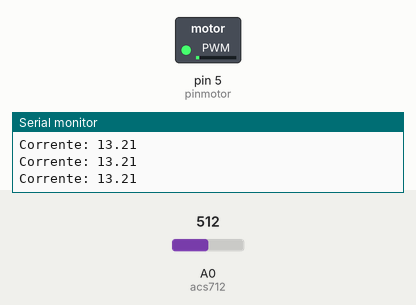
The sketch below on a simulated Arduino Uno, built with avr-gcc and run on an emulated ATmega328P. Shown: switched loads named in the sketch (green lamp = pin HIGH), the last lines printed to the serial monitor. The inputs (shaded band) are chosen by the test bench; at power-on: A0 (acs712) = 512. Storage starts empty.

Above: at 1.2 s.
1.3 s: A0 (acs712) set to 530
At 3.89 s:
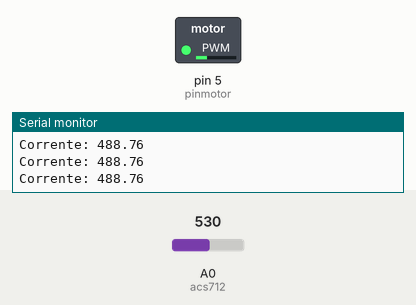
At 14.2 s:
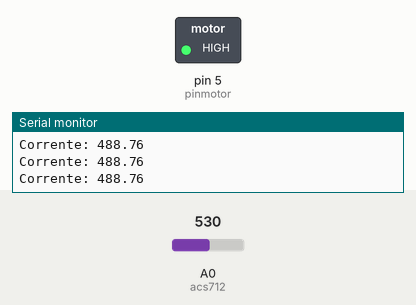
Timing chart, 0 to 14.8 s (numbered marks = the images above; inputs shaded):
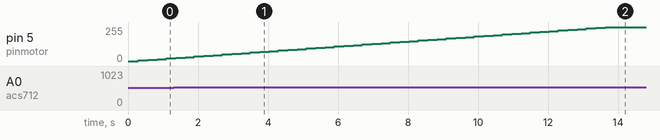

The sketch:

TelemMatrizVelocNovamA.ino
```cpp
#include <ACS712.h>
#include <SD.h>
#include <SPI.h>
#include "DHT.h"

#define acs712 A0

#define CS_pin 10 //Definição do pino de entrada do MicroSD Card Adapter

#define pinmotor 5 //Definição do pino do motor
#define maxvelocidade 255 //Definição da velocidade maxima
#define vel 0 //Definição da velocidade mínima
#define saltosdavelocidade 5


float velocidade = 0;
int i;

int valor =0;
const int sensorValue =A0;
float Tempo=00;

float voltagem = 0.0; //Criação da variável voltagem global
float corrente = 0.0; //Criação da variável corrente global
float potencia = 0.0; //Criação da variável potencia global
float tensaoDC = 7.2; //Criação da variável tensao global
float adc =0;

 //Criação das variàveis para medir o tempo percorrido

File sd_file; //Criação de uma variável sd_file

void setup() {
  Serial.begin(9600);  //Inicizalização do módulo serial

  pinMode(acs712, INPUT);

  pinMode(pinmotor, OUTPUT); //Identificação do pino digital do motor como OUTPUT

  if (SD.begin(10)) { //Verificação da inicialização correta do SD
    Serial.println("SD card is initialized. Ready to go");
  } else{
    Serial.println("Failed loading"); //Falha se o SD não inicializar
    return;
  }
  File sd_file = SD.open("corrente.csv", FILE_WRITE); //Abrindo o SD para escrita

  //Impressão do cabeçalho do arquivo SD
  if (sd_file) {
    sd_file.print("Tempo");
    sd_file.print(",");
    sd_file.print("Corrente");
    sd_file.println();
  }
  sd_file.close();

}

void loop() {
  //Essa série de While foi um código que o pessoal da eletrônica tentou reproduzir para controlar a velocidade do motor.
  //Minha ideia foi que eu chamasse a função senddata() toda vez que um laço desse while fosse chamado também e ficasse um tempo
  //determinado coletando as correntes do circuito, foi por isso também que se você notar não existe delays na função loop
  //e sim delays dentro do senddata()
  //Os valores de quanto tempo o laço irá durar, assim como o tempo do delay que será padronizado para a função senddata irá
  //depender de como a eletrônica está pensando em realizar esse controle.
  analogWrite(pinmotor, velocidade);

  if(velocidade == 255){
    senddata(Tempo);
    Tempo  = Tempo+0.25;
  } else{
    velocidade = velocidade + saltosdavelocidade;
    senddata(Tempo);
    Tempo = Tempo+0.25;
  }
}


void senddata(float Tempo){ //Função para leitura do sensor ACS712 e para Armazenamento no SD
  float tempoatual = 0.0; // Armazenamento do tempo atual
  File sd_file = SD.open("corrente.csv", FILE_WRITE); //Abrindo o sd_file para escrita
  float MediaCorrente = 0.0; // Variável para armazenar a média das correntes
  float Medidas = 0.0; //Variável para Realizar a divisão das médias
  int segundos = Tempo;
  // For com 250 milisegundos de duração, com 25 medidas feitas, com as medias dessas medidas
  for(float seconds =0.0; seconds<0.250; seconds = seconds+0.01){

    float adc = analogRead(A0);

    voltagem = (5.000/1023.000)*(adc); // Transformação pra voltagem
    voltagem = voltagem -2.5; //Exclui os valores negativos

    //voltagem = (analogRead(A0) - (510))*(5.0/(1023.0*0.185)); //Leitura da porta analógica A0 e correções

    corrente = ((voltagem*1000)/0.185); //Cálculo da corrente

    MediaCorrente = corrente +MediaCorrente; //Somatório de todas iterações feitas dentro deste for

    Medidas = voltagem + Medidas;

    delay(10);

  }
  tempoatual=0.250 + Tempo; //Atualização do tempo atual

  MediaCorrente = MediaCorrente/25; //Dividindo os valores obtidos da média
  Medidas =  Medidas/25;

  Serial.print("Corrente: "); //Printando a corrente no Serial
  Serial.println(MediaCorrente);

  //Serial.print("Voltagem: ");
  //Serial.print(Medidas);

  sd_file.print(tempoatual); //Printando o tempo atual no SD
  sd_file.print(",");
  sd_file.print(MediaCorrente); //Printando a MédiaCorrente no SD
  sd_file.println();

  //Serial.print("Tempo (s): "); //Printando o tempo no Serial
  //Serial.print(tempoatual);
  //Serial.print(",  ");
    // Serial.print(corrente);

  Serial.println();

  sd_file.flush();

  sd_file.close();
}
```

Measured:
- the behaviour switches between 515 and 516 on A0 (acs712) (found by bisection; images 0 and 1)
